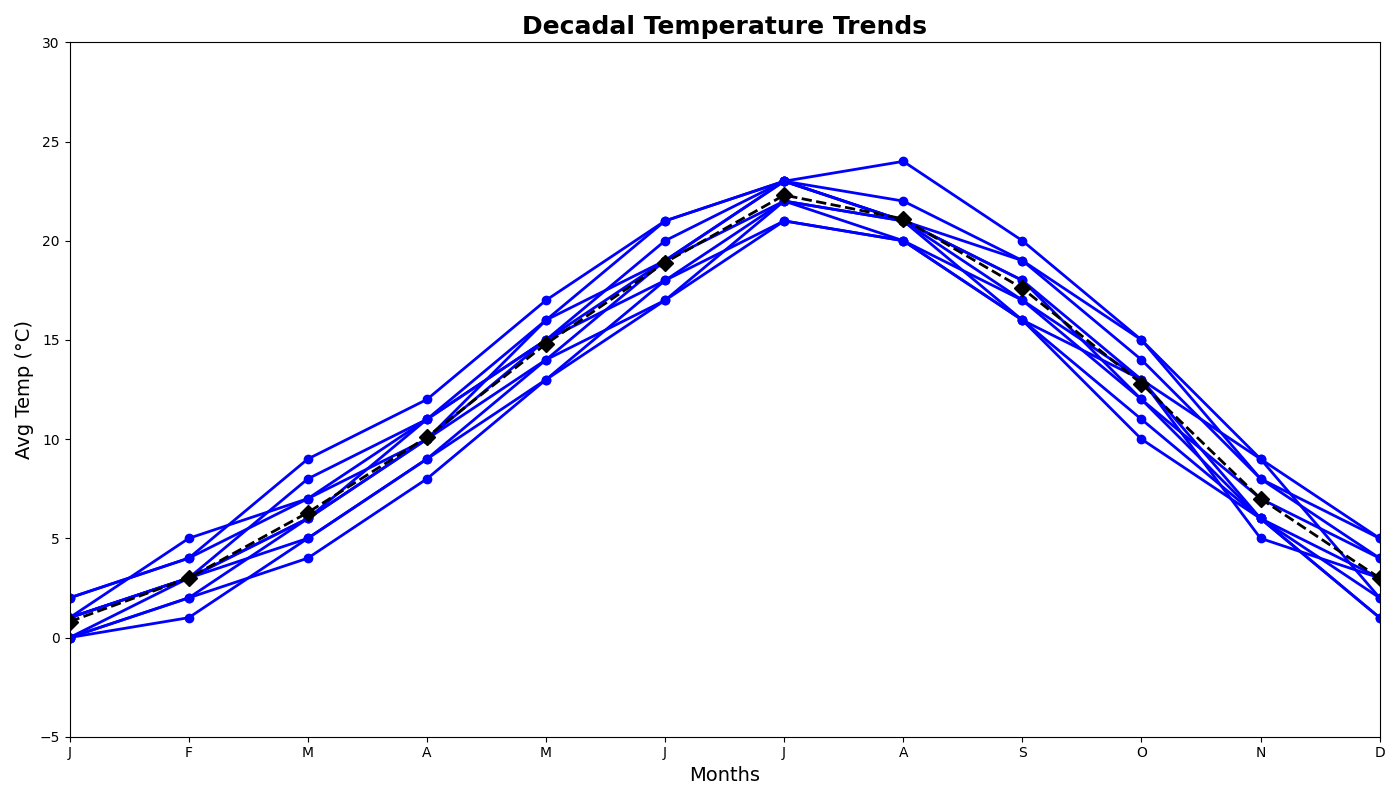

Reproduce this figure in Python.
import matplotlib.pyplot as plt
import numpy as np

years = np.arange(2013, 2023)
months = np.arange(1, 13)

monthly_temps = np.array([
    [0, 3, 5, 9, 14, 17, 22, 20, 17, 12, 6, 2],
    [1, 3, 6, 10, 15, 19, 23, 21, 18, 13, 5, 3],
    [0, 1, 5, 9, 13, 18, 21, 20, 16, 10, 6, 1],
    [1, 5, 7, 11, 16, 19, 23, 21, 19, 14, 8, 4],
    [2, 4, 7, 10, 16, 21, 23, 22, 19, 15, 8, 5],
    [1, 3, 6, 10, 14, 19, 22, 21, 16, 13, 9, 2],
    [0, 2, 4, 8, 13, 17, 21, 20, 16, 11, 6, 1],
    [2, 4, 9, 12, 17, 21, 23, 24, 20, 15, 9, 5],
    [1, 3, 8, 11, 15, 20, 23, 21, 18, 12, 7, 4],
    [0, 2, 6, 11, 15, 18, 22, 21, 17, 13, 6, 3]
])

average_temps = np.mean(monthly_temps, axis=0)

fig, ax = plt.subplots(figsize=(14, 8))

single_color = 'blue'

for i, year in enumerate(years):
    ax.plot(months, monthly_temps[i], marker='o', linestyle='-', linewidth=2, markersize=6, color=single_color)

ax.plot(months, average_temps, marker='D', linestyle='--', color='black', linewidth=2, markersize=8)

ax.set_title('Decadal Temperature Trends', fontsize=18, fontweight='bold')
ax.set_xlabel('Months', fontsize=14)
ax.set_ylabel('Avg Temp (°C)', fontsize=14)

ax.set_xticks(months)
ax.set_xticklabels(['J', 'F', 'M', 'A', 'M', 'J', 'J', 'A', 'S', 'O', 'N', 'D'])

ax.set_xlim(1, 12)
ax.set_ylim(-5, 30)

plt.tight_layout()
plt.show()
